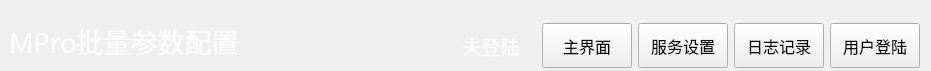
<?xml version="1.0" encoding="UTF-8"?>
<ui version="4.0">
 <class>NavBarWid</class>
 <widget class="QWidget" name="NavBarWid">
  <property name="geometry">
   <rect>
    <x>0</x>
    <y>0</y>
    <width>931</width>
    <height>71</height>
   </rect>
  </property>
  <property name="windowTitle">
   <string>Form</string>
  </property>
  <layout class="QGridLayout" name="gridLayout">
   <property name="leftMargin">
    <number>9</number>
   </property>
   <property name="topMargin">
    <number>21</number>
   </property>
   <property name="bottomMargin">
    <number>0</number>
   </property>
   <item row="0" column="0">
    <widget class="QLabel" name="label">
     <property name="minimumSize">
      <size>
       <width>0</width>
       <height>50</height>
      </size>
     </property>
     <property name="font">
      <font>
       <family>微软雅黑</family>
       <pointsize>20</pointsize>
      </font>
     </property>
     <property name="styleSheet">
      <string notr="true">color: rgb(255, 255, 255);</string>
     </property>
     <property name="text">
      <string>MPro批量参数配置</string>
     </property>
     <property name="alignment">
      <set>Qt::AlignLeading|Qt::AlignLeft|Qt::AlignTop</set>
     </property>
    </widget>
   </item>
   <item row="0" column="2">
    <widget class="QLabel" name="userLab">
     <property name="minimumSize">
      <size>
       <width>90</width>
       <height>0</height>
      </size>
     </property>
     <property name="font">
      <font>
       <family>微软雅黑</family>
       <pointsize>14</pointsize>
      </font>
     </property>
     <property name="contextMenuPolicy">
      <enum>Qt::PreventContextMenu</enum>
     </property>
     <property name="styleSheet">
      <string notr="true">color: rgb(255, 255, 255);</string>
     </property>
     <property name="text">
      <string>未登陆</string>
     </property>
     <property name="alignment">
      <set>Qt::AlignCenter</set>
     </property>
    </widget>
   </item>
   <item row="0" column="1">
    <spacer name="horizontalSpacer">
     <property name="orientation">
      <enum>Qt::Horizontal</enum>
     </property>
     <property name="sizeHint" stdset="0">
      <size>
       <width>52</width>
       <height>20</height>
      </size>
     </property>
    </spacer>
   </item>
   <item row="0" column="6">
    <widget class="QPushButton" name="loginBtn">
     <property name="minimumSize">
      <size>
       <width>90</width>
       <height>0</height>
      </size>
     </property>
     <property name="maximumSize">
      <size>
       <width>230</width>
       <height>45</height>
      </size>
     </property>
     <property name="font">
      <font>
       <family>微软雅黑</family>
       <pointsize>12</pointsize>
      </font>
     </property>
     <property name="text">
      <string>用户登陆</string>
     </property>
    </widget>
   </item>
   <item row="0" column="3">
    <widget class="QPushButton" name="homeBtn">
     <property name="minimumSize">
      <size>
       <width>90</width>
       <height>0</height>
      </size>
     </property>
     <property name="maximumSize">
      <size>
       <width>230</width>
       <height>45</height>
      </size>
     </property>
     <property name="font">
      <font>
       <family>微软雅黑</family>
       <pointsize>12</pointsize>
      </font>
     </property>
     <property name="text">
      <string>主界面</string>
     </property>
    </widget>
   </item>
   <item row="0" column="4">
    <widget class="QPushButton" name="setBtn">
     <property name="minimumSize">
      <size>
       <width>90</width>
       <height>0</height>
      </size>
     </property>
     <property name="maximumSize">
      <size>
       <width>230</width>
       <height>45</height>
      </size>
     </property>
     <property name="font">
      <font>
       <family>微软雅黑</family>
       <pointsize>12</pointsize>
      </font>
     </property>
     <property name="text">
      <string>服务设置</string>
     </property>
    </widget>
   </item>
   <item row="0" column="5">
    <widget class="QPushButton" name="logBtn">
     <property name="minimumSize">
      <size>
       <width>90</width>
       <height>0</height>
      </size>
     </property>
     <property name="maximumSize">
      <size>
       <width>230</width>
       <height>45</height>
      </size>
     </property>
     <property name="font">
      <font>
       <family>微软雅黑</family>
       <pointsize>12</pointsize>
      </font>
     </property>
     <property name="text">
      <string>日志记录</string>
     </property>
    </widget>
   </item>
  </layout>
 </widget>
 <resources/>
 <connections/>
</ui>
